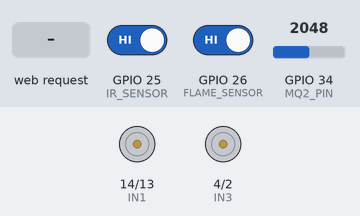
Simulated run of this sketch. Board: ESP32. On the bench: motor-driver pin pairs drawn as motors (green arrow = first pin HIGH = forward, orange = second pin HIGH = backward, longer = more drive, scaled by the enable pin). The inputs (shaded band) are chosen by the test bench; at power-on: GPIO 26 (FLAME_SENSOR) HIGH, GPIO 25 (IR_SENSOR) HIGH, GPIO 34 (MQ2_PIN) = 2048. WiFi joins after 1.5 s; servers stay silent unless stated; what the sketch prints to the serial monitor is not drawn.

Above: at 1.2 s.
1.3 s: HTTP request GET /forward received
At 2.7 s:
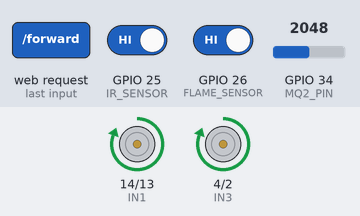
3.1 s: GPIO 26 (FLAME_SENSOR) driven LOW
At 4.0 s:
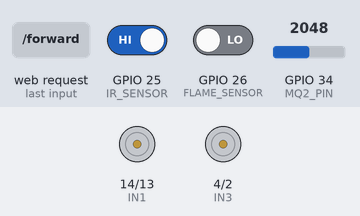
Timing chart, 0 to 6.1 s (numbered marks = the images above; inputs shaded):
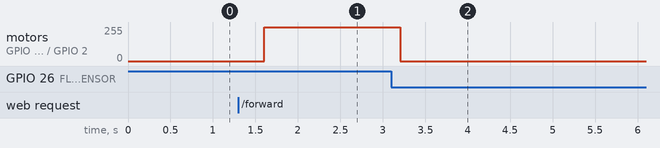

The sketch:

Full_car.ino
```cpp
#include <WiFi.h>

// -------- WiFi --------
const char* ssid = "robot";
const char* password = "12345678";

WiFiServer server(80);

// -------- Motor Pins --------
#define ENA 27
#define IN1 14
#define IN2 13

#define ENB 15
#define IN3 4
#define IN4 2

// -------- Sensor Pins --------
#define IR_SENSOR 25
#define FLAME_SENSOR 26
#define MQ2_PIN 34

// -------- Queue --------
QueueHandle_t commandQueue;

// -------- GLOBAL SENSOR VALUES --------
int irValue = 0;
int flameValue = 0;
int gasValue = 0;

// -------- MOTOR CONTROL --------
void executeCommand(String cmd) {
  if (cmd == "forward") {
    digitalWrite(ENA, HIGH);
    digitalWrite(ENB, HIGH);
    digitalWrite(IN1, HIGH);
    digitalWrite(IN2, LOW);
    digitalWrite(IN3, HIGH);
    digitalWrite(IN4, LOW);
  }
  else if (cmd == "back") {
    digitalWrite(IN1, LOW);
    digitalWrite(IN2, HIGH);
    digitalWrite(IN3, LOW);
    digitalWrite(IN4, HIGH);
  }
  else if (cmd == "left") {
    digitalWrite(IN1, HIGH);
    digitalWrite(IN2, LOW);
    digitalWrite(IN3, LOW);
    digitalWrite(IN4, HIGH);
  }
  else if (cmd == "right") {
    digitalWrite(IN1, LOW);
    digitalWrite(IN2, HIGH);
    digitalWrite(IN3, HIGH);
    digitalWrite(IN4, LOW);
  }
  else {
    digitalWrite(ENA, LOW);
    digitalWrite(ENB, LOW);
  }
}

// -------- CORE 0: SENSOR + MOTOR TASK --------
void sensorTask(void *pvParameters) {

  String receivedCommand = "stop";

  while (true) {

    // -------- Read sensors --------
    irValue = digitalRead(IR_SENSOR);
    flameValue = digitalRead(FLAME_SENSOR);
    gasValue = analogRead(MQ2_PIN);

    Serial.print("IR: "); Serial.print(irValue);
    Serial.print(" | Flame: "); Serial.print(flameValue);
    Serial.print(" | Gas: "); Serial.println(gasValue);

    // -------- Receive command --------
    if (xQueueReceive(commandQueue, &receivedCommand, 0) == pdTRUE) {
      Serial.print("New Command: ");
      Serial.println(receivedCommand);
    }

    // -------- Safety Logic --------
    if (flameValue == LOW && gasValue > 420) {
      receivedCommand = "stop";
      Serial.println("🚨 EMERGENCY STOP");
    }

    // -------- Execute --------
    executeCommand(receivedCommand);

    delay(200);
  }
}

// -------- CORE 1: WIFI TASK --------
void wifiTask(void *pvParameters) {

  WiFi.begin(ssid, password);
  while (WiFi.status() != WL_CONNECTED) {
    delay(500);
  }

  Serial.println(WiFi.localIP());
  server.begin();

  while (true) {

    WiFiClient client = server.available();

    if (client) {
      String request = client.readStringUntil('\r');
      String cmd = "stop";

      if (request.indexOf("/forward") != -1) cmd = "forward";
      else if (request.indexOf("/back") != -1) cmd = "back";
      else if (request.indexOf("/left") != -1) cmd = "left";
      else if (request.indexOf("/right") != -1) cmd = "right";
      else if (request.indexOf("/stop") != -1) cmd = "stop";

      // -------- Send command to queue --------
      xQueueSend(commandQueue, &cmd, portMAX_DELAY);

      // -------- SEND SENSOR DATA OVER WIFI --------
      String sensorData = "IR=" + String(irValue) +
                          ",Flame=" + String(flameValue) +
                          ",Gas=" + String(gasValue);

      client.println("HTTP/1.1 200 OK");
      client.println("Content-Type: text/plain");
      client.println("Connection: close");
      client.println();
      client.println(sensorData);

      client.stop();
    }

    delay(10);
  }
}

void setup() {
  Serial.begin(115200);

  // Motor pins
  pinMode(ENA, OUTPUT);
  pinMode(IN1, OUTPUT);
  pinMode(IN2, OUTPUT);
  pinMode(ENB, OUTPUT);
  pinMode(IN3, OUTPUT);
  pinMode(IN4, OUTPUT);

  // Sensor pins
  pinMode(IR_SENSOR, INPUT);
  pinMode(FLAME_SENSOR, INPUT);

  // -------- Create Queue --------
  commandQueue = xQueueCreate(5, sizeof(String));

  // -------- Tasks --------
  xTaskCreatePinnedToCore(sensorTask, "Sensor Task", 10000, NULL, 1, NULL, 0);
  xTaskCreatePinnedToCore(wifiTask, "WiFi Task", 10000, NULL, 1, NULL, 1);
}

void loop() {}
```

Measured:
- after the input at 1.3 s, motor on GPIO 14 (IN1) / GPIO 13 (IN2), motor on GPIO 4 (IN3) / GPIO 2 (IN4): stopped → forward 255/255 after 0.30 s
- after the input at 3.1 s, motor on GPIO 14 (IN1) / GPIO 13 (IN2), motor on GPIO 4 (IN3) / GPIO 2 (IN4): forward 255/255 → stopped after 0.11 s
